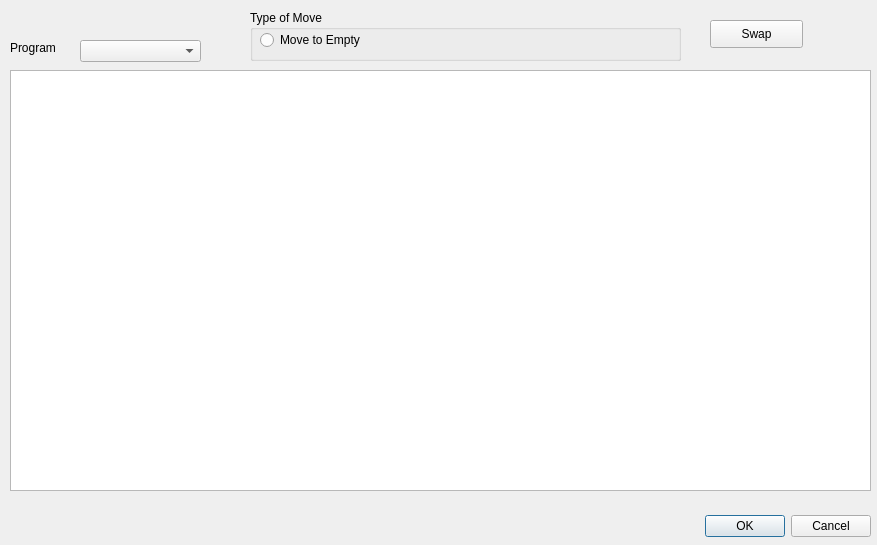
<?xml version="1.0" encoding="UTF-8"?>
<ui version="4.0">
 <class>EditRooms</class>
 <widget class="QDialog" name="EditRooms">
  <property name="geometry">
   <rect>
    <x>0</x>
    <y>0</y>
    <width>877</width>
    <height>545</height>
   </rect>
  </property>
  <property name="windowTitle">
   <string>Dialog</string>
  </property>
  <widget class="QDialogButtonBox" name="buttonBox">
   <property name="geometry">
    <rect>
     <x>410</x>
     <y>510</y>
     <width>461</width>
     <height>32</height>
    </rect>
   </property>
   <property name="orientation">
    <enum>Qt::Horizontal</enum>
   </property>
   <property name="standardButtons">
    <set>QDialogButtonBox::Cancel|QDialogButtonBox::Ok</set>
   </property>
  </widget>
  <widget class="QTableWidget" name="editRoom">
   <property name="geometry">
    <rect>
     <x>10</x>
     <y>70</y>
     <width>861</width>
     <height>421</height>
    </rect>
   </property>
  </widget>
  <widget class="QComboBox" name="editProgram">
   <property name="geometry">
    <rect>
     <x>80</x>
     <y>40</y>
     <width>121</width>
     <height>22</height>
    </rect>
   </property>
  </widget>
  <widget class="QLabel" name="label">
   <property name="geometry">
    <rect>
     <x>10</x>
     <y>40</y>
     <width>55</width>
     <height>16</height>
    </rect>
   </property>
   <property name="text">
    <string>Program</string>
   </property>
  </widget>
  <widget class="QRadioButton" name="radioButton">
   <property name="geometry">
    <rect>
     <x>260</x>
     <y>30</y>
     <width>131</width>
     <height>20</height>
    </rect>
   </property>
   <property name="text">
    <string>Move to Empty</string>
   </property>
  </widget>
  <widget class="QGroupBox" name="groupBox">
   <property name="geometry">
    <rect>
     <x>250</x>
     <y>10</y>
     <width>431</width>
     <height>51</height>
    </rect>
   </property>
   <property name="title">
    <string>Type of Move</string>
   </property>
  </widget>
  <widget class="QPushButton" name="editSwap">
   <property name="geometry">
    <rect>
     <x>710</x>
     <y>20</y>
     <width>93</width>
     <height>28</height>
    </rect>
   </property>
   <property name="text">
    <string>Swap</string>
   </property>
  </widget>
 </widget>
 <resources/>
 <connections>
  <connection>
   <sender>buttonBox</sender>
   <signal>accepted()</signal>
   <receiver>EditRooms</receiver>
   <slot>accept()</slot>
   <hints>
    <hint type="sourcelabel">
     <x>248</x>
     <y>254</y>
    </hint>
    <hint type="destinationlabel">
     <x>157</x>
     <y>274</y>
    </hint>
   </hints>
  </connection>
  <connection>
   <sender>buttonBox</sender>
   <signal>rejected()</signal>
   <receiver>EditRooms</receiver>
   <slot>reject()</slot>
   <hints>
    <hint type="sourcelabel">
     <x>316</x>
     <y>260</y>
    </hint>
    <hint type="destinationlabel">
     <x>286</x>
     <y>274</y>
    </hint>
   </hints>
  </connection>
 </connections>
</ui>
